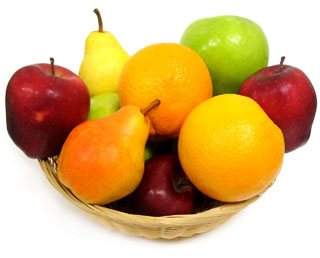
%> input picture Udacity/02. Images as functions/fruit.png, 320 x 258 px
$ octave test.m   (GNU Octave 9; MATLAB toolbox functions it lacks are replaced by stand-ins)
%> lines starting %> are read from the running program, lines starting %| are printed output that depends on the picture
% Color planes
img = imread('fruit.png');
%> img is the input picture: size 258x320x3 uint8; mean R, G, B 216.9, 178.6, 119.7
imshow(img);

disp(size(img));
%|    258   320     3

% TODO: Select a color plane, display it, inspect values from a row
g = img(:,:,2);
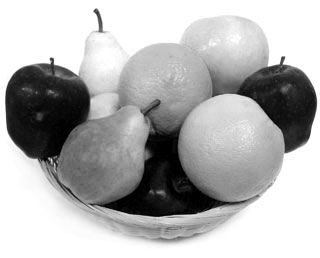
%> g: size 258x320 uint8; min 0, max 255, mean 178.6
imshow(g);
plot(g(100, :))
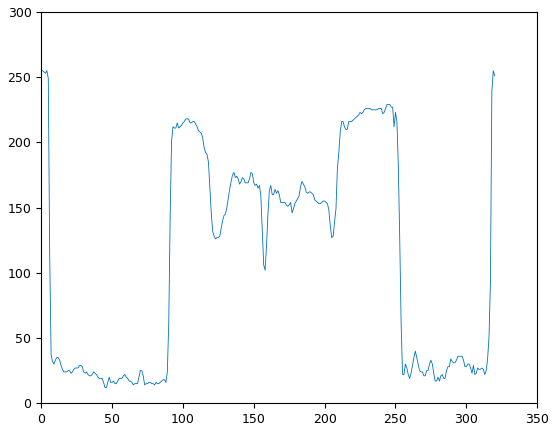
%> figure redrawn from the program's plot data; curve peaks at x = 1, y = 255
